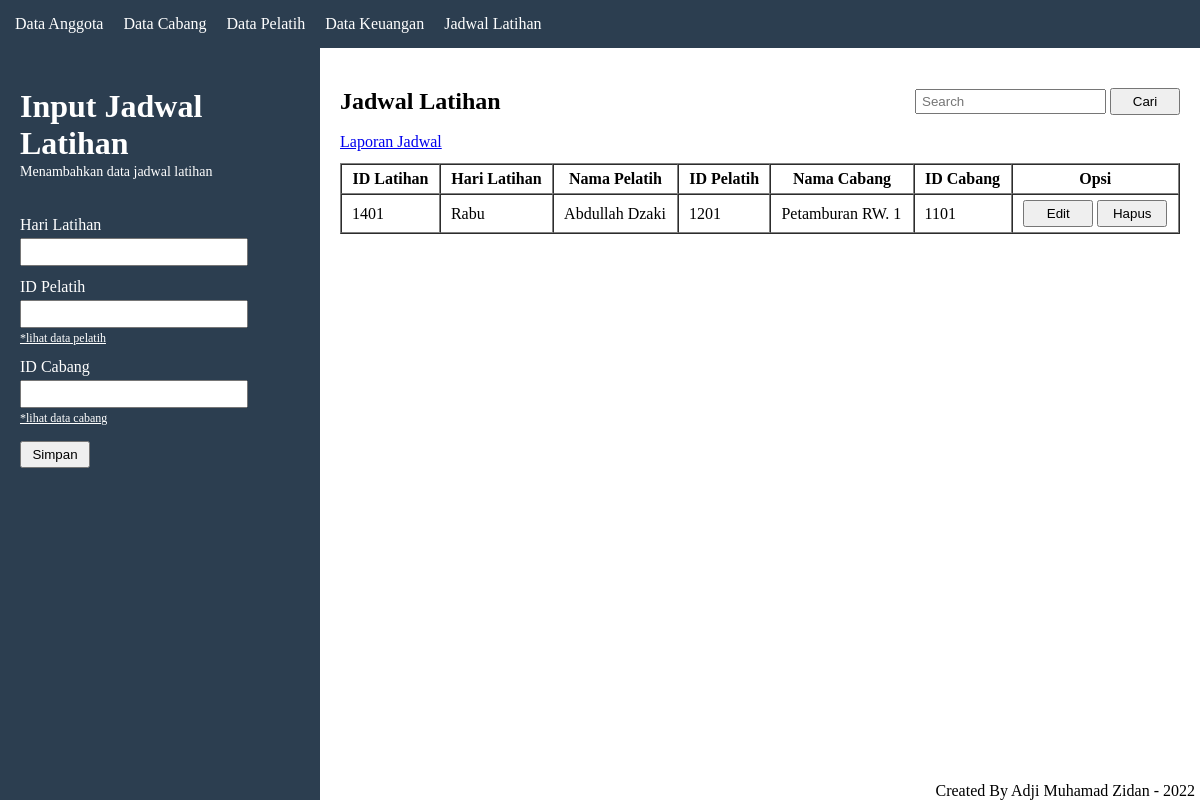
The app's page /jadwal.php, older data.
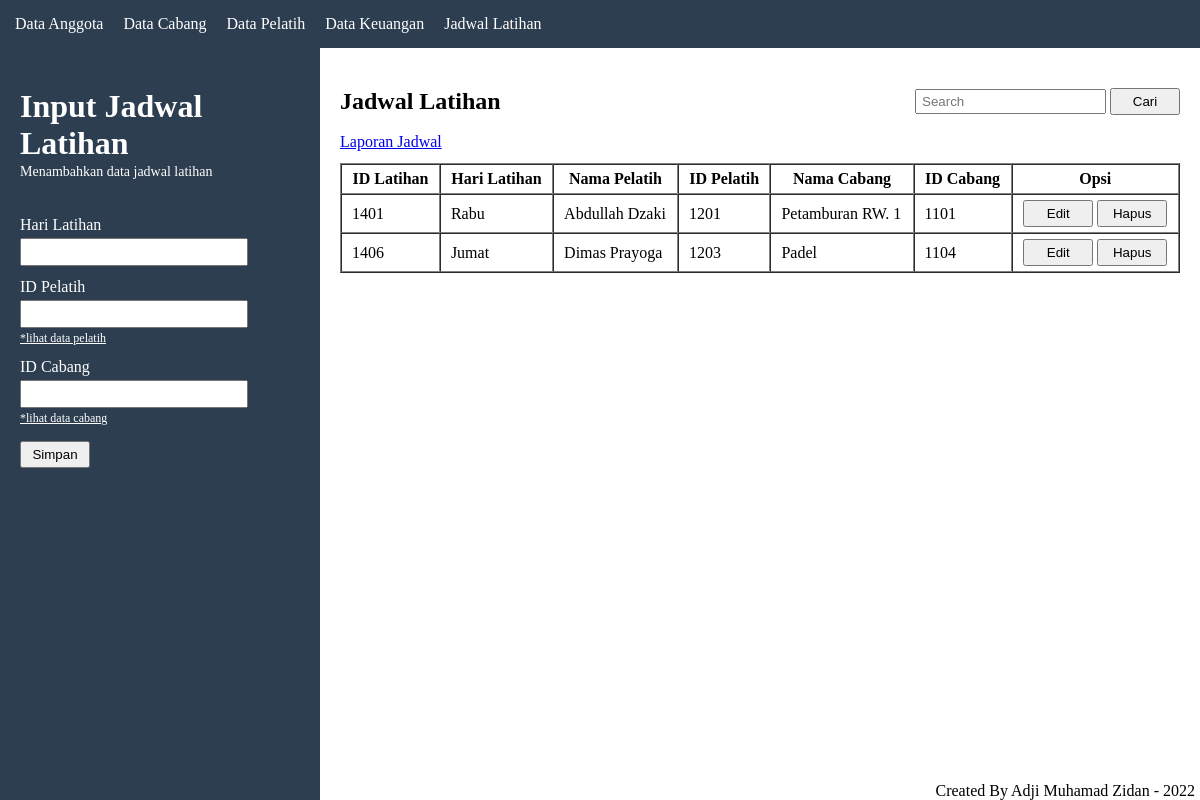
The same page, newer data.
### tables this page shows
CREATE TABLE `dt_jadwal_latihan` (
  `ID_latihan` int(10) NOT NULL,
  `Hari` varchar(20) NOT NULL,
  `ID_pelatih` int(10) NOT NULL,
  `ID_cabang` int(10) NOT NULL
);

CREATE TABLE `dt_pelatih` (
  `ID_pelatih` int(10) NOT NULL,
  `Nama_pelatih` varchar(100) NOT NULL,
  `Tanggal_lahir` varchar(20) NOT NULL,
  `Jenis_kelamin` varchar(15) NOT NULL,
  `Sabuk` varchar(10) NOT NULL
);

CREATE TABLE `dt_cabang` (
  `ID_cabang` int(10) NOT NULL,
  `Nama_cabang` varchar(100) NOT NULL,
  `Penanggung_jawab` varchar(100) NOT NULL,
  `Jumlah_anggota` int(100) NOT NULL
);

### jadwal.php (the view, shortened to what this page needs)
<?php
	require 'config/koneksi_db.php';
	$show = "SELECT * FROM dt_jadwal_latihan
	INNER JOIN dt_pelatih ON dt_jadwal_latihan.ID_pelatih = dt_pelatih.ID_pelatih
	INNER JOIN dt_cabang ON dt_jadwal_latihan.ID_cabang = dt_cabang.ID_cabang";
	$showData = mysqli_query($koneksi, $show);
?>
<!DOCTYPE html>
<html lang="en">
<head>
</head>
<body>
	<nav>
		<?php require 'modularitas/menu.php' ?>
	</nav>
	<main>
		<div class="container">
			<div class="form">
				<div class="title-jadwal">
					<h1>Input Jadwal<br>Latihan</h1>
					<p>Menambahkan data jadwal latihan</p>
				</div>
				<form action="jadwal.php" method="post">
					<label for="hari_latihan">Hari Latihan</label><br>
					<input type="text" id="hari_latihan" name="hari_lat" required><br>
					<label for="pelatih">ID Pelatih</label><br>
					<input type="text" id="pelatih" name="pelatih" required><br>
					<a href="pelatih.php">*lihat data pelatih</a><br>
					<div class="idcabang">
						<label for="cabang">ID Cabang</label><br>
						<input type="text" id="cabang" name="cabang" required><br>
						<a href="cabang.php">*lihat data cabang</a><br>
					</div>
					<button type="submit" name="simpan" class="simpan">Simpan</button>
				</form>
			</div>
			<div class="tabel-data">
				<div class="header">
					<h2>Jadwal Latihan</h2>
					<div class="search">
						<form action="" method="post">
							<input type="search" placeholder="Search" name="keyword_cari" id="keyword_cari">
							<button type="submit" name="btn_cari" id="btn_cari">Cari</button>
						</form>
					</div>
				</div><br>
				<a href="laporan_jadwal.php">Laporan Jadwal</a>
				<div id="tabel_data">
					<table border="1" cellspacing="0">
						<tr>
							<th>ID Latihan</th>
							<th>Hari Latihan</th>
							<th>Nama Pelatih</th>
							<th>ID Pelatih</th>
							<th>Nama Cabang</th>
							<th>ID Cabang</th>
							<th>Opsi</th>
						</tr>
						<?php while($data = mysqli_fetch_assoc($showData)) : ?>
							<tr>
								<td><?= $data['ID_latihan'];?></td>
								<td><?= $data['Hari'];?></td>
								<td><?= $data['Nama_pelatih'];?></td>
								<td><?= $data['ID_pelatih'];?></td>
								<td><?= $data['Nama_cabang'];?></td>
								<td><?= $data['ID_cabang'];?></td>
								<td>
									<center>
										<a href="edit_dt_jadwal.php?update=<?= $data['ID_latihan'];?>"><button type="button" class="edit">Edit</button></a>
										<a href="?delete=<?= $data['ID_latihan'];?>"><button type="button" onclick=" return confirm('Yakin ingin menghapus?')" class="hapus">Hapus</button></a>
									</center>
								</td>
							</tr>
						<?php endwhile; ?>
					</table>
				</div>
				<footer>
					<?php require 'modularitas/footer.php' ?>
				</footer>
			</div>
		</div>
	</main>
</body>
</html>

### modularitas/menu.php (shortened to what this page needs)
<!DOCTYPE html>
<html lang="en">
<head>
</head>
<body>
	<div class="menu">
		<a href="anggota.php">Data Anggota</a>
		<a href="cabang.php">Data Cabang</a>
		<a href="pelatih.php">Data Pelatih</a>
		<a href="keuangan.php">Data Keuangan</a>
		<a href="jadwal.php">Jadwal Latihan</a>
	</div>
</body>
</html>

### modularitas/footer.php (shortened to what this page needs)
<!DOCTYPE html>
<html lang="en">
<head>
</head>
<body>
	<footer>
		<p>Created By Adji Muhamad Zidan - 2022</p>
	</footer>
</body>
</html>

### jadwal.php (style rules this page uses)
main .container { display: flex; justify-content: center; position: fixed; width: 100%; height: 100%; }
main .container .simpan { cursor: pointer; padding: 4px 2px; box-sizing: border-box; width: 70px; margin-top: 15px; }
.form { background-color: #2c3e50; width: 25%; color: white; padding: 40px 20px; }
.form .title-jadwal { margin-bottom: 36px; }
.form .title-jadwal p { margin-top: 2px; font-size: 14px; }
.form form #hari_latihan { margin-top: 4px; margin-bottom: 12px; width: 220px; height: 20px; padding: 2px; }
.form form #cabang, #pelatih { margin-top: 4px; width: 220px; height: 20px; padding: 2px; }
.form form a { color: white; font-size: 12px; margin-bottom: 10px; }
.form form .idcabang { margin-top: 12px; }
.tabel-data { width: 75%; padding: 40px 20px; }
.tabel-data table { margin-top: 12px; width: 100%; }
.tabel-data table tr th, td { padding: 5px 10px; }
main .tabel-data table .edit, .hapus { cursor: pointer; padding: 4px 2px; box-sizing: border-box; width: 70px; }
.tabel-data .header { display: flex; justify-content: space-between; }
.header .search input { height: 25px; padding: 0 5px; }
.header .search #btn_cari { cursor: pointer; padding: 4px 2px; box-sizing: border-box; width: 70px; }

### modularitas/menu.php (style rules this page uses)
* { margin: 0; padding: 0; }
nav { background-color: #2c3e50; padding: 15px; }
.menu a { margin-right: 16px; color: white; text-decoration: none; }

### modularitas/footer.php (style rules this page uses)
* { margin: 0; padding: 0; }
footer { position: fixed; bottom: 0; right: 0; width: auto; }
footer p { margin-right: 5px; }

Row changes from the older to the newer data that the page shows:
added dt_jadwal_latihan: ID_latihan "1406", Hari "Jumat", ID_pelatih.Nama_pelatih "Dimas Prayoga", ID_pelatih.ID_pelatih "1203", ID_cabang.Nama_cabang "Padel", ID_cabang.ID_cabang "1104"
